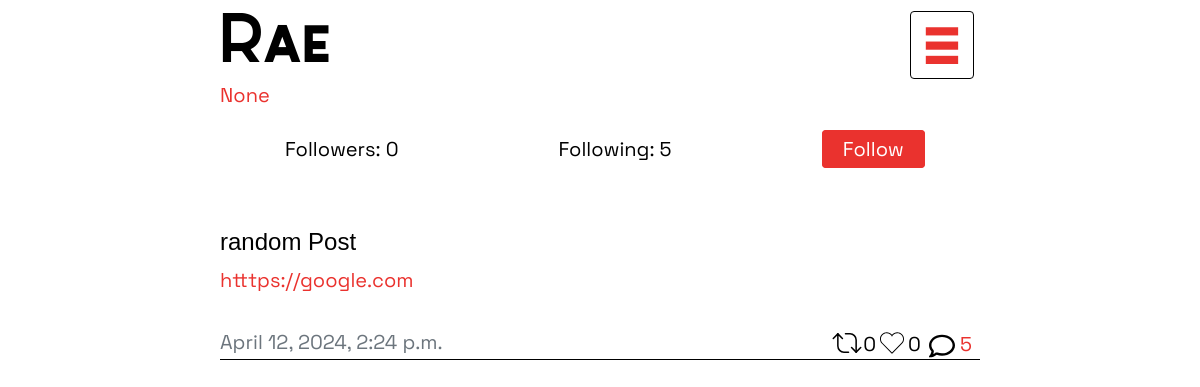
Page /Linkfeed/profile/Rae/ (signed in) on the committed database.
### Linkfeed/models.py (models this page shows, shortened)
class Profile(models.Model):
    user = models.OneToOneField(User, on_delete=models.CASCADE)
    follower = models.ManyToManyField(User, blank=True, related_name="follower_user")
    following = models.ManyToManyField(User, blank=True, related_name="following_user")
    link = models.URLField(blank=True, null=True)

class User(AbstractUser):
    pass

class Post(models.Model):
    user = models.ForeignKey(User, on_delete=models.CASCADE, related_name="posts")
    title = models.CharField(blank=True, max_length=255)
    body = models.URLField(blank=True, null=True)
    likes = models.ManyToManyField(User, related_name="blog_posts")
    timestamp = models.DateTimeField(auto_now_add=False, null=True)
    is_rss_feed_post = models.BooleanField(default=False)
    is_imported_rss_feed_post = models.BooleanField(default=False)
    imported_rss_feed = models.ForeignKey(ImportedRSSFeed, on_delete=models.SET_NULL, null=True, blank=True, related_name="posts")
    repost_count = models.IntegerField(default=0)  # New field for repost count
    def total_likes(self):
        return self.likes.count()

### Linkfeed/views.py (the view)
# urls.py: path('profile', views.current_user_profile, name='current_user_profile'),
def profile(request, username):
    if not request.user.is_authenticated:
        return HttpResponseRedirect(reverse("login"))
    else:
        profile_user = get_object_or_404(User, username=username)
        if profile_user == request.user:
            return redirect('current_user_profile')
        else:
            posts = Post.objects.filter(user=profile_user).annotate(total_comments=Count('comments')).order_by('-timestamp')
            profile = get_object_or_404(Profile, user=profile_user)
            for post in posts:
                post.liked = post.likes.filter(id=request.user.id).exists()
            return render(request, "Linkfeed/other_profile.html", {"posts": posts, "profile": profile})

### Linkfeed/templates/Linkfeed/other_profile.html (shortened to what this page needs)
{% extends "Linkfeed/layouts.html" %}
{% load static %}
{% block body %}
<a href="{{profile.link}}">{{profile.link}}</a>
<div class="row my-4 d-flex justify-content-center align-items-center">
    <div class="col text-center aliing-items-center mx-5">
        <a id="followers-link" style="cursor: pointer;">Followers: {{ profile.follower.count }}</a>
    </div>
    <div class="col text-center mx-5">
        <a id="following-link" style="cursor: pointer;">Following: {{ profile.following.count }}</a>
    </div>
    <div class="col text-center mx-5 p-0">
        {% if profile.user.username == user.username %}
        <a href="#" class="follow-button">Edit Profile</a>
        {% elif request.user in profile.follower.all %}
        <a href="{% url 'follow_or_unfollow' profile.user.username %}" id="following-text" class="follow-button">Following</a>
        {% else %}
        <a href="{% url 'follow_or_unfollow' profile.user.username %}"  class="follow-button">Follow</a>
        {% endif %}
    </div>
</div>
<div id="posts" class="mt-5">
    <div class="">
        {% for post in posts %}
        <div class="post">
            <a href="{{ post.body }}" target="_blank" class="wrapped-post-link">
                <div class="wrapped-post py-3">
                    <div class="">
                        <h4 class="post-title">{{ post.title }}</h4>
                        <p class="post-body">{{ post.body }}</p>
                    </div>
                </div>
            </a>
            <div class="row">
                <div class="col text-muted">
                    {{ post.timestamp }}
                </div>
                <div class="col post-actions d-flex justify-content-end align-items-end">
                    <img src="{% static 'Linkfeed/reshare.svg' %}" alt="repost" class="share-svg" width="32" height="32" fill="black" viewBox="0 0 32 32" onclick="rePostPost('{{ post.id }}')">
                    <span>{{post.repost_count}}</span>
                    {% if post.liked %}
                    <img src="{% static 'Linkfeed/liked.svg' %}" alt="Like" class="like-svg" width="32" height="32" fill="black"
                    class="bi bi-heart" viewBox="0 0 32 32" onclick="likePost('{{ post.id }}')">
                     {% else %}
                     <img src="{% static 'Linkfeed/like.svg' %}" alt="Like" class="like-svg" width="32" height="32" fill="black"
                    class="bi bi-heart" viewBox="0 0 32 32" onclick="likePost('{{ post.id }}')">
                    {% endif%}
                    <span id="likeCount{{ post.id }}">{{ post.total_likes }}</span>
                    <a href="{% url 'post' post.id %}" class="px-2">
                        <img src="{% static 'Linkfeed/comment.svg' %}" alt="Comment" class="comment-svg" width="26" height="26"
                            fill="black" class="bi bi-chat" viewBox="0 0 32 32">
                        <span>{{post.total_comments}}</span>
                    </a>
                </div>
            </div>
        </div>
        {% endfor %}
    </div>
</div>
{% endblock body %}

### Linkfeed/templates/Linkfeed/layouts.html (shortened to what this page needs)
{%load static %}
<html lang="en">
<head>
    <link href="https://stackpath.bootstrapcdn.com/bootstrap/4.5.2/css/bootstrap.min.css" rel="stylesheet">
    <link href="{% static 'Linkfeed/style.css' %}" rel="stylesheet">
    <link rel="stylesheet" href="https://cdnjs.cloudflare.com/ajax/libs/font-awesome/5.15.4/css/all.min.css" />
</head>
<body>
    <div class="user-profile-info">
        <div class="row">
            <div class="col-9">
                {% if request.resolver_match.url_name == 'current_user_profile' or request.resolver_match.url_name == 'profile' %}
                <h1 id="username-header" class="header">
                    <a href="{% url 'feed' profile.user.username %}">{{ profile.user.username }}</a>
                </h1>
                {% elif request.resolver_match.url_name == 'current_user_feed' or request.resolver_match.url_name == 'feed' %}
                <h1 id="username-header" class="header">
                    <a href="{% url 'profile' profile.user.username %}">{{ profile.user.username }}</a>
                </h1>
                {% else %}
                    <h1 id="username-header" class="header">
                        <a href="{% url 'landing' %}">Linkfeed</a>
                    </h1>
                {% endif %}
            </div>
            <div class="col-3 d-flex justify-content-end align-items-center">
                <button class="open-btn" id="open-btn" onclick="openNav()"><h1 id="nav-header" class="header">¬</h1></button>
            </div>
        </div>
    </div>
    {% block body %}
    {% endblock %}
</body>
</html>

### Linkfeed/static/Linkfeed/style.css (style rules this page uses)
html { scroll-behavior: smooth; }
body { max-width:40em; margin:0 auto; padding-right:1em; padding-left: 1em; font-family: Space, sans-serif; font-size:20px; line-height:30px; background-color:#fff; color:#000; font-weight: 300; overflow-y:scroll; }
h1,h2,h3,h4,dt,small,.small,dl#tweetlist dt,footer,label,#commentlist ol li cite,div.blogparent,input[type="submit"] { font-family: Nexa; font-weight:normal; font-style:normal; text-align:left; }
a { color: #EA322E; }
.header { font-family: Sabado, sans-serif; font-size: 3.5em; padding-bottom: 10px; margin-bottom: 0px; margin-top: 10px; line-height: 80%; border-radius: .25rem; }
#nav-header { border: 1px solid black; padding-left: 12px; padding-right: 12px; }
#username-header a { color:#000; }
#open-btn { color: #EA322E; }
a.follow-button { border: 1px solid #EA322E; background-color: #EA322E; border-radius: .25rem; padding: 5px 20px 5px 20px; color: white; }
#posts { width: 100%; }
.wrapped-post-link { position: relative; z-index: 1; color: black; }
.post { border-bottom: 1px solid black; }
.post-title { font-family: Nexa, sans-serif; }
.post-body { z-index: 5; color:#EA322E; }

### Linkfeed/templates/Linkfeed/layouts.html (style rules this page uses)
#open-btn { background-color: transparent; border: transparent; }

### rows in the picture
Profile: user.username "Rae", link "None", follower.count "0", following.count "5"
Post: title "random Post", body "htttps://google.com", timestamp "April 12, 2024, 2:24 p.m.", repost_count "0", total_likes "0", total_comments "5"
